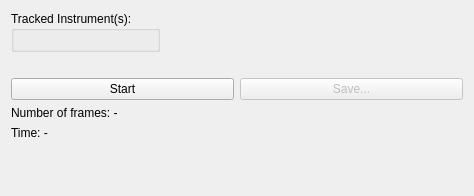
<?xml version="1.0" encoding="UTF-8"?>
<ui version="4.0">
 <class>RecordTrackingWidget</class>
 <widget class="QWidget" name="RecordTrackingWidget">
  <property name="geometry">
   <rect>
    <x>0</x>
    <y>0</y>
    <width>474</width>
    <height>196</height>
   </rect>
  </property>
  <property name="windowTitle">
   <string>Form</string>
  </property>
  <layout class="QVBoxLayout" name="verticalLayout">
   <item alignment="Qt::AlignLeft|Qt::AlignTop">
    <widget class="QGroupBox" name="instrumentGroupBox">
     <property name="title">
      <string>Tracked Instrument(s):</string>
     </property>
     <layout class="QVBoxLayout" name="verticalLayout_3">
      <item>
       <layout class="QVBoxLayout" name="trackedObjectLayout"/>
      </item>
     </layout>
    </widget>
   </item>
   <item>
    <spacer name="verticalSpacer_2">
     <property name="orientation">
      <enum>Qt::Vertical</enum>
     </property>
     <property name="sizeType">
      <enum>QSizePolicy::Fixed</enum>
     </property>
     <property name="sizeHint" stdset="0">
      <size>
       <width>20</width>
       <height>20</height>
      </size>
     </property>
    </spacer>
   </item>
   <item>
    <layout class="QHBoxLayout" name="horizontalLayout">
     <item>
      <widget class="QPushButton" name="startButton">
       <property name="text">
        <string>Start</string>
       </property>
      </widget>
     </item>
     <item>
      <widget class="QPushButton" name="saveButton">
       <property name="enabled">
        <bool>false</bool>
       </property>
       <property name="text">
        <string>Save...</string>
       </property>
      </widget>
     </item>
    </layout>
   </item>
   <item>
    <layout class="QVBoxLayout" name="verticalLayout_2">
     <item>
      <widget class="QLabel" name="numberOfFramesLabel">
       <property name="text">
        <string>Number of frames: -</string>
       </property>
      </widget>
     </item>
     <item>
      <widget class="QLabel" name="elapsedTimeLabel">
       <property name="text">
        <string>Time: -</string>
       </property>
      </widget>
     </item>
    </layout>
   </item>
   <item>
    <spacer name="verticalSpacer">
     <property name="orientation">
      <enum>Qt::Vertical</enum>
     </property>
     <property name="sizeHint" stdset="0">
      <size>
       <width>20</width>
       <height>40</height>
      </size>
     </property>
    </spacer>
   </item>
  </layout>
 </widget>
 <resources/>
 <connections/>
</ui>
